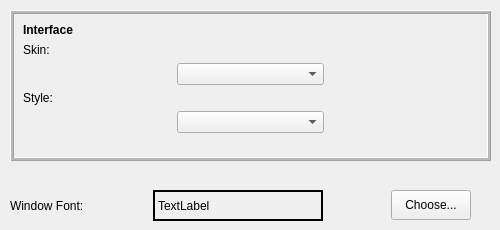
     <widget class="QWidget" name="tab_2">
      <attribute name="title">
       <string>Colors and Fonts</string>
      </attribute>
      <widget class="QFrame" name="frame_21">
       <property name="geometry">
        <rect>
         <x>10</x>
         <y>10</y>
         <width>481</width>
         <height>151</height>
        </rect>
       </property>
       <property name="autoFillBackground">
        <bool>false</bool>
       </property>
       <property name="frameShape">
        <enum>QFrame::Box</enum>
       </property>
       <property name="frameShadow">
        <enum>QFrame::Raised</enum>
       </property>
       <property name="lineWidth">
        <number>1</number>
       </property>
       <property name="midLineWidth">
        <number>2</number>
       </property>
       <layout class="QGridLayout" name="_40">
        <item row="0" column="0" colspan="3">
         <widget class="QLabel" name="label_78">
          <property name="font">
           <font>
            <weight>75</weight>
            <bold>true</bold>
           </font>
          </property>
          <property name="text">
           <string>Interface</string>
          </property>
         </widget>
        </item>
        <item row="4" column="1">
         <widget class="QComboBox" name="skinCBox"/>
        </item>
        <item row="3" column="0" colspan="2">
         <widget class="QLabel" name="label_18">
          <property name="text">
           <string>Style:</string>
          </property>
         </widget>
        </item>
        <item row="1" column="0" colspan="2">
         <widget class="QLabel" name="label_19">
          <property name="text">
           <string>Skin:</string>
          </property>
         </widget>
        </item>
        <item row="2" column="0">
         <spacer name="horizontalSpacer">
          <property name="orientation">
           <enum>Qt::Horizontal</enum>
          </property>
          <property name="sizeType">
           <enum>QSizePolicy::Maximum</enum>
          </property>
          <property name="sizeHint" stdset="0">
           <size>
            <width>70</width>
            <height>20</height>
           </size>
          </property>
         </spacer>
        </item>
        <item row="2" column="1">
         <widget class="QComboBox" name="styleCBox"/>
        </item>
        <item row="5" column="1">
         <spacer name="verticalSpacer">
          <property name="orientation">
           <enum>Qt::Vertical</enum>
          </property>
          <property name="sizeHint" stdset="0">
           <size>
            <width>20</width>
            <height>40</height>
           </size>
          </property>
         </spacer>
        </item>
       </layout>
      </widget>
      <widget class="QWidget" name="layoutWidget_17">
       <property name="geometry">
        <rect>
         <x>10</x>
         <y>190</y>
         <width>461</width>
         <height>31</height>
        </rect>
       </property>
       <layout class="QHBoxLayout" name="_41">
        <item>
         <widget class="QLabel" name="label_79">
          <property name="maximumSize">
           <size>
            <width>200</width>
            <height>16777215</height>
           </size>
          </property>
          <property name="text">
           <string>Window Font:</string>
          </property>
         </widget>
        </item>
        <item>
         <spacer>
          <property name="orientation">
           <enum>Qt::Horizontal</enum>
          </property>
          <property name="sizeHint" stdset="0">
           <size>
            <width>40</width>
            <height>20</height>
           </size>
          </property>
         </spacer>
        </item>
        <item>
         <widget class="QLabel" name="fontLable_5">
          <property name="minimumSize">
           <size>
            <width>170</width>
            <height>0</height>
           </size>
          </property>
          <property name="maximumSize">
           <size>
            <width>200</width>
            <height>16777215</height>
           </size>
          </property>
          <property name="frameShape">
           <enum>QFrame::WinPanel</enum>
          </property>
          <property name="frameShadow">
           <enum>QFrame::Plain</enum>
          </property>
          <property name="text">
           <string>TextLabel</string>
          </property>
          <property name="scaledContents">
           <bool>false</bool>
          </property>
          <property name="openExternalLinks">
           <bool>false</bool>
          </property>
         </widget>
        </item>
        <item>
         <spacer>
          <property name="orientation">
           <enum>Qt::Horizontal</enum>
          </property>
          <property name="sizeHint" stdset="0">
           <size>
            <width>40</width>
            <height>20</height>
           </size>
          </property>
         </spacer>
        </item>
        <item>
         <widget class="QPushButton" name="fontBtn_5">
          <property name="maximumSize">
           <size>
            <width>110</width>
            <height>30</height>
           </size>
          </property>
          <property name="text">
           <string>Choose...</string>
          </property>
         </widget>
        </item>
       </layout>
      </widget>
     </widget>
